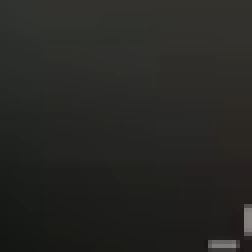
#> input picture templates/tag_left_upper.png, 63 x 63 px (shown 4 times larger)
$ python detect_energy_bars.py templates/tag_left_upper.png
#> lines starting #> are read from the running program, lines starting #| are printed output that depends on the picture; after the words box and inside, x2 and y2 are one past the last pixel; in counts of white or black regions, pixels touching at a corner belong together
### detect_board_tags.py
import argparse
import itertools
import os
from dataclasses import dataclass
from typing import Dict, List, Tuple

import cv2
import numpy as np


Point = Tuple[int, int]
Rect = Tuple[int, int, int, int]
CANONICAL_W = 1709
CANONICAL_H = 961


@dataclass(frozen=True)
class TagSpec:
    name: str
    filename: str
    board_corner_mode: str
    quadrant: str


@dataclass
class TagMatch:
    tag_name: str
    score: float
    rect: Rect
    board_corner: Point
    scale: float


def resize_to_canonical(img_bgr: np.ndarray) -> Tuple[np.ndarray, float, float]:
    h, w = img_bgr.shape[:2]
    resized = cv2.resize(img_bgr, (CANONICAL_W, CANONICAL_H), interpolation=cv2.INTER_LINEAR)
    sx = float(w / CANONICAL_W)
    sy = float(h / CANONICAL_H)
    return resized, sx, sy


# [7 lines left out: function map_rect_to_original, not called in this run]


def map_point_to_original(p: Point, sx: float, sy: float) -> Point:
    return (int(round(p[0] * sx)), int(round(p[1] * sy)))


TAG_SPECS: List[TagSpec] = [
    TagSpec(
        name="left_upper",
        filename="tag_left_upper.png",
        board_corner_mode="bottom_right",
        quadrant="left_upper",
    ),
    TagSpec(
        name="left_lower",
        filename="tag_left_lower.png",
        board_corner_mode="top_right",
        quadrant="left_lower",
    ),
    TagSpec(
        name="right_upper",
        filename="tag_right_upper.png",
        board_corner_mode="bottom_left",
        quadrant="right_upper",
    ),
    TagSpec(
        name="right_lower",
        filename="tag_right_lower.png",
        board_corner_mode="top_left",
        quadrant="right_lower",
    ),
]


def auto_canny(gray: np.ndarray) -> np.ndarray:
    blur = cv2.GaussianBlur(gray, (3, 3), 0)
    median = float(np.median(blur))
    lower = int(max(0, 0.66 * median))
    upper = int(min(255, 1.33 * median))
    if upper <= lower:
        lower, upper = 40, 120
    return cv2.Canny(blur, lower, upper)


def board_corner_from_rect(rect: Rect, mode: str) -> Point:
    x, y, w, h = rect
    if mode == "bottom_right":
        return (x + w - 1, y + h - 1)
    if mode == "top_right":
        return (x + w - 1, y)
    if mode == "bottom_left":
        return (x, y + h - 1)
    if mode == "top_left":
        return (x, y)
    raise ValueError(f"Unknown board corner mode: {mode}")


def centered_window(cx: int, cy: int, radius: int, w: int, h: int) -> Rect:
    x1 = max(0, cx - radius)
    y1 = max(0, cy - radius)
    x2 = min(w, cx + radius)
    y2 = min(h, cy + radius)
    return (x1, y1, x2, y2)


def radius_schedule(w: int, h: int) -> List[int]:
    min_dim = min(w, h)
    max_dim = max(w, h)
    start = max(100, int(min_dim * 0.12))
    end = int(max_dim * 0.52)
    count = 11
    radii = np.linspace(start, end, count, dtype=np.int32).tolist()
    return sorted(set(radii))


def build_scaled_edge_templates(template_gray: np.ndarray, image_h: int) -> List[Tuple[float, np.ndarray, int, int]]:
    base = image_h / 1080.0
    scales = [base * m for m in [0.72, 0.82, 0.92, 1.00, 1.08, 1.18, 1.28]]
    out: List[Tuple[float, np.ndarray, int, int]] = []
    for scale in scales:
        tw = int(round(template_gray.shape[1] * scale))
        th = int(round(template_gray.shape[0] * scale))
        if tw < 14 or th < 14:
            continue
        interp = cv2.INTER_AREA if scale < 1.0 else cv2.INTER_LINEAR
        scaled = cv2.resize(template_gray, (tw, th), interpolation=interp)
        out.append((scale, auto_canny(scaled), tw, th))
    return out


# [33 lines left out: functions quadrant_ok, add_candidate_with_nms, not called in this run]


def detect_candidates_for_tag(
    edge_img: np.ndarray,
    template_gray: np.ndarray,
    spec: TagSpec,
) -> List[TagMatch]:
    h, w = edge_img.shape
    cx, cy = w // 2, h // 2
    margin = max(18, int(min(w, h) * 0.04))

    radii = radius_schedule(w, h)
    scaled_templates = build_scaled_edge_templates(template_gray, h)
    candidates: List[TagMatch] = []
    score_threshold = 0.56

    for radius in radii:
        x1, y1, x2, y2 = centered_window(cx, cy, radius, w, h)
        roi = edge_img[y1:y2, x1:x2]
        if roi.size == 0:
            continue
        for scale, tpl_edge, tw, th in scaled_templates:
            if tw >= roi.shape[1] or th >= roi.shape[0]:
                continue
            res = cv2.matchTemplate(roi, tpl_edge, cv2.TM_CCOEFF_NORMED)
            # Extract multiple local peaks so expansion keeps alternatives for non-greedy global choice.
            peak_map = res.copy()
            peak_keep = 3
            for _ in range(peak_keep):
                _, max_val, _, max_loc = cv2.minMaxLoc(peak_map)
                if max_val < score_threshold:
                    break
                rx, ry = int(max_loc[0]), int(max_loc[1])
                rect = (rx + x1, ry + y1, tw, th)
                corner = board_corner_from_rect(rect, spec.board_corner_mode)
                if quadrant_ok(corner, cx, cy, spec.quadrant, margin):
                    add_candidate_with_nms(
                        candidates=candidates,
                        candidate=TagMatch(
                            tag_name=spec.name,
                            score=float(max_val),
                            rect=rect,
                            board_corner=corner,
                            scale=scale,
                        ),
                        dist_thresh=max(16, int(min(tw, th) * 0.35)),
                        max_keep=36,
                    )
                sup = max(8, min(tw, th) // 3)
                cv2.rectangle(
                    peak_map,
                    (max(0, rx - sup), max(0, ry - sup)),
                    (min(peak_map.shape[1] - 1, rx + sup), min(peak_map.shape[0] - 1, ry + sup)),
                    -1,
                    -1,
                )

    if not candidates:
        # Fallback: keep the strongest candidate from full-image search.
        # This keeps the script usable even when threshold/quadrant filters are too strict.
        best: TagMatch | None = None
        for scale, tpl_edge, tw, th in scaled_templates:
            if tw >= w or th >= h:
                continue
            res = cv2.matchTemplate(edge_img, tpl_edge, cv2.TM_CCOEFF_NORMED)
            _, max_val, _, max_loc = cv2.minMaxLoc(res)
            rect = (int(max_loc[0]), int(max_loc[1]), tw, th)
            corner = board_corner_from_rect(rect, spec.board_corner_mode)
            m = TagMatch(
                tag_name=spec.name,
                score=float(max_val),
                rect=rect,
                board_corner=corner,
                scale=scale,
            )
            if best is None or m.score > best.score:
                best = m
        if best is None:
            raise RuntimeError(f"Failed to detect candidates for {spec.name}")
        candidates = [best]

    candidates.sort(key=lambda m: m.score, reverse=True)
    return candidates


# [81 lines left out: functions evaluate_combination, choose_best_non_greedy, not called in this run]


def detect_tags_on_canonical(img_bgr: np.ndarray, templates_dir: str) -> Dict[str, TagMatch]:
    img_gray = cv2.cvtColor(img_bgr, cv2.COLOR_BGR2GRAY)
    edge_img = auto_canny(img_gray)

    pools: Dict[str, List[TagMatch]] = {}
    for spec in TAG_SPECS:
        template_path = os.path.join(templates_dir, spec.filename)
        template = cv2.imread(template_path, cv2.IMREAD_UNCHANGED)
        if template is None:
            raise FileNotFoundError(f"Template not found: {template_path}")
        template_gray = cv2.cvtColor(template[:, :, :3], cv2.COLOR_BGR2GRAY)
        pools[spec.name] = detect_candidates_for_tag(edge_img, template_gray, spec)

    return choose_best_non_greedy(pools, img_bgr.shape[1], img_bgr.shape[0])


# [134 lines left out: functions detect_tags, geometry_warning, annotate_image, default_output_path, main, not called in this run]


# [2 lines that do not run on import are left out]

### detect_board_cells.py
import argparse
import json
import os
from dataclasses import dataclass
from typing import Any, Dict, List, Tuple

import cv2
import numpy as np

from detect_board_tags import TagMatch, detect_tags_on_canonical, resize_to_canonical


Point = Tuple[int, int]
LabelGrid = List[List[str]]


GRAY_PRIOR_S_MAX = 20.0
GRAY_PRIOR_V_MIN = 45.0
GRAY_PRIOR_G_MIN = 40.0

LOCK_PRIOR_S_MIN = 60.0
LOCK_PRIOR_V_MIN = 90.0
LOCK_PRIOR_G_MIN = 70.0

GRAY_FALLBACK_S_MAX = 30.0
GRAY_FALLBACK_V_MIN = 35.0
GRAY_FALLBACK_G_MIN = 32.0
GRAY_SCORE_MIN = 0.10
GRAY_MARGIN_MIN = 0.03

UNCERTAIN_LOWCONF_MAX = 0.08


@dataclass
class BoardDetectionResult:
    rows: int
    cols: int
    corners: Dict[str, Point]
    warped_board: np.ndarray
    cell_types: LabelGrid
    gray_matrix: List[List[int]]
    lock_matrix: List[List[int]]


# [99 lines left out: functions map_corners_to_original, load_board_templates, template_reference_cell_size, infer_grid_shape_from_corners, board_corners_from_matches, warp_board_region and 2 more, not called in this run]


def template_score(cell_gray: np.ndarray, tpl_gray: np.ndarray) -> float:
    resized = cv2.resize(tpl_gray, (cell_gray.shape[1], cell_gray.shape[0]), interpolation=cv2.INTER_LINEAR)
    return float(cv2.matchTemplate(cell_gray, resized, cv2.TM_CCOEFF_NORMED)[0, 0])


# [203 lines left out: functions classify_single_cell, classify_grid, annotate_warped_grid, annotate_confidence_grid, not called in this run]


def detect_board_cells(img_bgr: np.ndarray, templates_dir: str) -> BoardDetectionResult:
    canonical_img, sx, sy = resize_to_canonical(img_bgr)
    tag_matches = detect_tags_on_canonical(canonical_img, templates_dir)
    corners_canonical = board_corners_from_matches(tag_matches)
    warped = warp_board_region(canonical_img, corners_canonical)

    templates_gray = load_board_templates(templates_dir)
    ref_cell = template_reference_cell_size(templates_gray)
    rows, cols = infer_grid_shape_from_corners(corners_canonical, ref_cell)
    labels, gray, lock, _ = classify_grid(warped, rows, cols, templates_gray)
    corners_original = map_corners_to_original(corners_canonical, sx, sy)

    return BoardDetectionResult(
        rows=rows,
        cols=cols,
        corners=corners_original,
        warped_board=warped,
        cell_types=labels,
        gray_matrix=gray,
        lock_matrix=lock,
    )


# [7 lines left out: function default_paths, not called in this run]


def default_debug_paths(json_path: str) -> Tuple[str, str]:
    base, _ = os.path.splitext(json_path)
    return f"{base}_conf_debug.png", f"{base}_debug.json"


# [87 lines left out: function main, not called in this run]


# [2 lines that do not run on import are left out]

### detect_energy_bars.py
import argparse
import json
import os
from dataclasses import dataclass, field
from typing import Dict, List, Optional, Tuple

import cv2
import numpy as np

from detect_board_cells import BoardDetectionResult, detect_board_cells


Point = Tuple[int, int]


BarRect = Tuple[int, int, int, int, float]


@dataclass
class AnchorDetection:
    axis: int
    count: int
    avg_score: float
    hue: Optional[float]
    color_idx: int = 0
    bars: List[BarRect] = field(default_factory=list)


@dataclass
class GroupDetection:
    anchors: List[AnchorDetection]

    @property
    def total(self) -> int:
        return sum(a.count for a in self.anchors)

    # [5 lines left out: function confidence, not called in this run]


def hue_dist(a: float, b: float) -> float:
    d = abs(a - b)
    return min(d, 180.0 - d)


# [644 lines left out: functions load_bar_templates, build_expanded_canvas, extract_top_roi, extract_left_roi, patch_hue, border_hue and 17 more, not called in this run]


def detect_energy_bars(
    img_bgr: np.ndarray,
    templates_dir: str,
    return_debug_image: bool = False,
    board: Optional[BoardDetectionResult] = None,
) -> Dict[str, object] | Tuple[Dict[str, object], np.ndarray]:
    if board is None:
        board = detect_board_cells(img_bgr, templates_dir)
    rows, cols = board.rows, board.cols

    corners = {
        "left_upper": board.corners["tl"],
        "right_upper": board.corners["tr"],
        "right_lower": board.corners["br"],
        "left_lower": board.corners["bl"],
    }
    canvas, meta = build_expanded_canvas(img_bgr, corners, rows, cols)
    templates = load_bar_templates(templates_dir)

    # Pass-1 top detection for color-count inference.
    top_groups_lo: List[GroupDetection] = []
    top_rois: List[Tuple[int, int, int, int]] = []
    for c in range(cols):
        x1, y1, x2, y2 = extract_top_roi(meta, c)
        top_rois.append((x1, y1, x2, y2))
        roi = canvas[y1:y2, x1:x2]
        top_groups_lo.append(detect_group_anchors(roi, mode="top", templates=templates, threshold=0.45))

    color_centers = infer_color_centers_from_top(top_groups_lo)
    color_count = len(color_centers)

    # Final pass.
    top_th = 0.45
    left_th = 0.55 if color_count == 1 else 0.50

    top_groups: List[GroupDetection] = []
    for c in range(cols):
        x1, y1, x2, y2 = top_rois[c]
        roi = canvas[y1:y2, x1:x2]
        top_groups.append(detect_group_anchors(roi, mode="top", templates=templates, threshold=top_th))

    left_groups: List[GroupDetection] = []
    left_rois: List[Tuple[int, int, int, int]] = []
    for r in range(rows):
        x1, y1, x2, y2 = extract_left_roi(meta, r)
        left_rois.append((x1, y1, x2, y2))
        roi = canvas[y1:y2, x1:x2]
        left_groups.append(detect_group_anchors(roi, mode="left", templates=templates, threshold=left_th))

    cols_sel = [pick_group_anchors(g, color_centers) for g in top_groups]
    rows_sel = [pick_group_anchors(g, color_centers) for g in left_groups]
    for g in cols_sel:
        assign_anchor_colors(g, color_centers)
    for g in rows_sel:
        assign_anchor_colors(g, color_centers)

    balance_totals(cols_sel, rows_sel)

    col_targets = groups_to_color_arrays(cols_sel, color_count)
    row_targets = groups_to_color_arrays(rows_sel, color_count)

    # Convert to standard colour_n keys.
    col_targets_out = {f"colour_{i+1}": col_targets[i] for i in range(color_count)}
    row_targets_out = {f"colour_{i+1}": row_targets[i] for i in range(color_count)}

    col_totals = [sum(col_targets[i][j] for i in range(color_count)) for j in range(cols)]
    row_totals = [sum(row_targets[i][j] for i in range(color_count)) for j in range(rows)]

    result = {
        "rows": rows,
        "cols": cols,
        "top_group_count": cols,
        "left_group_count": rows,
        "color_count": color_count,
        "color_hue_centers": color_centers,
        "column_totals": col_totals,
        "row_totals": row_totals,
        "col_targets": col_targets_out,
        "row_targets": row_targets_out,
        "thresholds": {"top": top_th, "left": left_th},
    }
    if not return_debug_image:
        return result
    debug_img = render_energy_bar_debug(
        canvas_bgr=canvas,
        top_rois=top_rois,
        left_rois=left_rois,
        cols_sel=cols_sel,
        rows_sel=rows_sel,
        templates=templates,
    )
    return result, debug_img


# [10 lines left out: functions default_output_path, default_debug_path, not called in this run]


def main() -> int:
    parser = argparse.ArgumentParser(description="Detect energy bars above/left of board (RULES step 2/3/4).")
    parser.add_argument("input", help="Path to screenshot image")
    parser.add_argument("--templates", default="templates", help="Path to templates directory")
    parser.add_argument("--json-out", default=None, help="Output JSON path")
    parser.add_argument("--save-debug", action="store_true", help="Save 1px bar-mark debug image")
    parser.add_argument("--debug-out", default=None, help="Debug image path")
    args = parser.parse_args()

    img_bgr = cv2.imread(args.input, cv2.IMREAD_COLOR)
#> img_bgr is the input picture: shape (63, 63, 3); mean B, G, R 36.2, 39, 39.2
    if img_bgr is None:
        raise FileNotFoundError(f"Input image not found or unreadable: {args.input}")

    debug_img: Optional[np.ndarray] = None
    if args.save_debug:
        result, debug_img = detect_energy_bars(img_bgr, args.templates, return_debug_image=True)  # type: ignore[misc]
    else:
        result = detect_energy_bars(img_bgr, args.templates)  # type: ignore[assignment]
#> in resize_to_canonical, `resized = cv2.resize(img_bgr, (CANONICAL_W, CANONICAL_H), interpolatio..`:
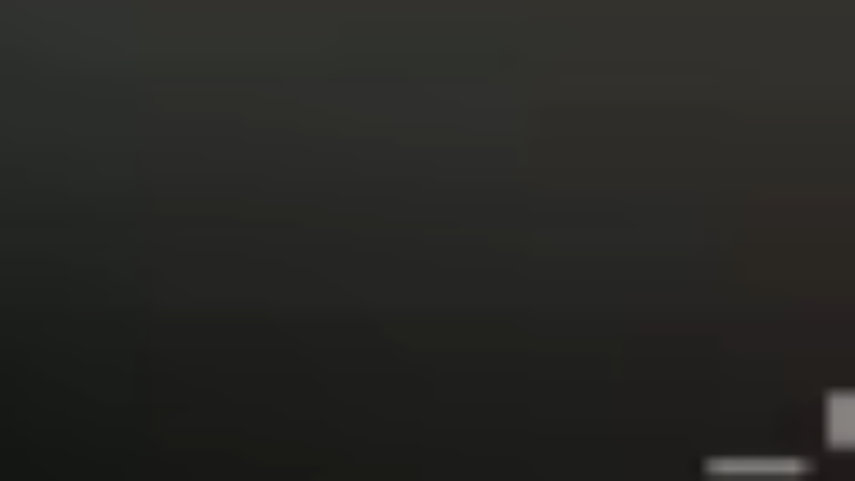
#> resized: shape (961, 1709, 3) (shown at 1/2 size); mean B, G, R 36.1, 39, 39.1
#> in detect_board_cells, `canonical_img, sx, sy = resize_to_canonical(img_bgr)`: sx = 0.0369; sy = 0.0656
#> in auto_canny, `median = float(np.median(blur))`: median = 39
#> in auto_canny, `lower = int(max(0, 0.66 * median))`: lower = 25
#> in auto_canny, `upper = int(min(255, 1.33 * median))`: upper = 51
#> in auto_canny, `return cv2.Canny(blur, lower, upper)`:
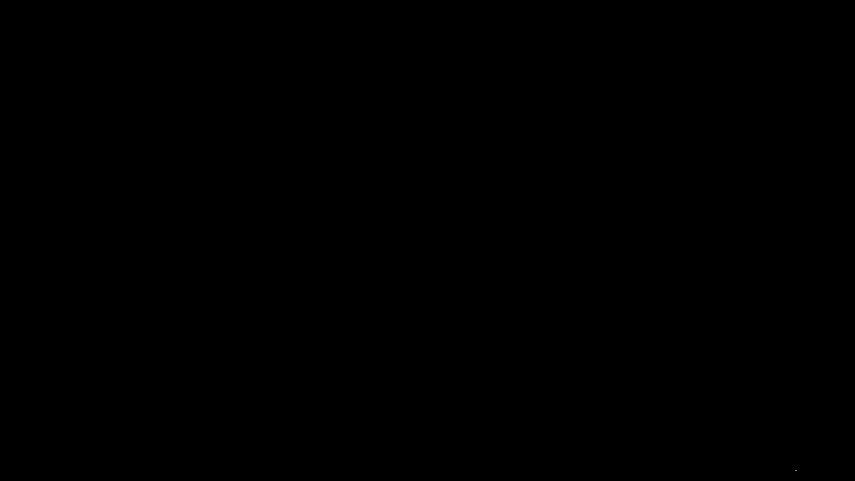
#> returned value: shape (961, 1709) (shown at 1/2 size); 0% white in thin lines or dots, all inside (x1, y1, x2, y2) = (1591, 940, 1593, 941)
#> after the loop in build_scaled_edge_templates, `for scale in scales:`: out = 7 items
#> the loop in detect_candidates_for_tag, `for scale, tpl_edge, tw, th in scaled_templates:` made 7 passes
#> (scale, tw, th, max_val) on passes 1 to 7: (0.641, 40, 40, 0.391), (0.73, 46, 46, 0.352), (0.819, 52, 52, 0.323), (0.89, 56, 56, 0.315), (0.961, 61, 61, 0.276), (1.05, 66, 66, 0.262), (1.14, 72, 72, 0.262)
    out_path = args.json_out or default_output_path(args.input)
    out_dir = os.path.dirname(out_path)
    if out_dir:
        os.makedirs(out_dir, exist_ok=True)
    with open(out_path, "w", encoding="utf-8") as f:
        json.dump(result, f, ensure_ascii=False, indent=2)

    print(f"Saved energy-bar JSON: {out_path}")
    print(f"Detected colors: {result['color_count']}, hue centers={result['color_hue_centers']}")
    print(f"Top groups (columns): {result['column_totals']}")
    print(f"Left groups (rows): {result['row_totals']}")
    if args.save_debug and debug_img is not None:
        dbg_path = args.debug_out or default_debug_path(args.input)
        dbg_dir = os.path.dirname(dbg_path)
        if dbg_dir:
            os.makedirs(dbg_dir, exist_ok=True)
        ok = cv2.imwrite(dbg_path, debug_img)
        if not ok:
            raise RuntimeError(f"Failed to write debug image: {dbg_path}")
        print(f"Saved debug image: {dbg_path}")
    return 0


if __name__ == "__main__":
#> (the run stopped early here; a loop or call above may not have finished)
